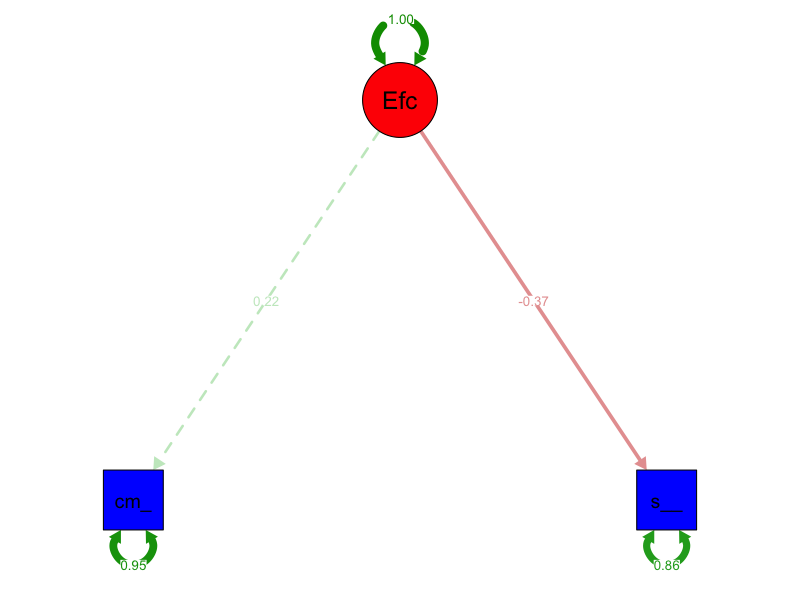

The script that drew this image:
# Modelo básico para Análisis de Eficiencia T-800
# Autor: Skynet
# Fecha: 28/8/1997
# Propósito: Análisis básico de eficiencia operativa de unidades T-800

# NOTA: Este script está diseñado para ejecutarse desde RStudio.
#       Si lo ejecutas desde otro entorno, la detección automática de la carpeta puede no funcionar.

# Fijar directorio de trabajo a la carpeta donde está este script
if (rstudioapi::isAvailable()) {
  setwd(dirname(rstudioapi::getActiveDocumentContext()$path))
} else {
  # Si no estamos en RStudio, usar la ruta actual
  cat("Ejecutando fuera de RStudio. Asegúrate de que el archivo T800 data.csv está en el directorio actual.\n")
}

# Verificar e instalar librerías necesarias
paquetes_requeridos <- c("lavaan", "semPlot", "psych", "rstudioapi")
paquetes_faltantes <- paquetes_requeridos[!(paquetes_requeridos %in% installed.packages()[,"Package"])]

if(length(paquetes_faltantes) > 0) {
  cat("Instalando paquetes faltantes:", paste(paquetes_faltantes, collapse = ", "), "\n")
  install.packages(paquetes_faltantes, repos = "https://cloud.r-project.org")
}

# Cargar librerías necesarias
library(lavaan)    # Para análisis SEM
library(semPlot)   # Para visualización del modelo
library(psych)     # Para análisis psicométricos
library(rstudioapi) # Para manejo de rutas

# Configuración de opciones
options(scipen = 999)  # Evita notación científica en números

# Cargar datos de rendimiento de unidades T-800
archivo_datos <- "T800 data.csv"
if (!file.exists(archivo_datos)) {
  stop("Error: No se encuentra el archivo ", archivo_datos, 
       "\nAsegúrate de que el archivo está en el directorio: ", getwd())
}

datos <- read.csv(archivo_datos)

# DIAGNÓSTICO COMPLETO
cat("\n==============================\n")
cat("INFORME DE ANÁLISIS SEM T-800\n")
cat("==============================\n")

cat("\n1. Carga y resumen de datos\n")
cat("- Número de filas:", nrow(datos), "\n")
cat("- Variables disponibles:", paste(names(datos), collapse = ", "), "\n")
cat("- Resumen de combat_exp:\n")
print(summary(datos$combat_exp))
cat("- Resumen de self_diagnosis_hours:\n")
print(summary(datos$self_diagnosis_hours))
cat("- Correlación entre combat_exp y self_diagnosis_hours:\n")
print(cor(datos$combat_exp, datos$self_diagnosis_hours, use = "complete.obs"))

cat("\n2. Especificación y ajuste del modelo\n")
cat("Modelo de medida:
  Eficiencia =~ 1*combat_exp + self_diagnosis_hours\n")
cat("- Se fija el primer indicador (combat_exp) a 1 para identificar la escala de la variable latente.\n")
cat("- Se fija la varianza de la variable latente a 1.\n")

modelo <- "
  Eficiencia =~ 1*combat_exp + self_diagnosis_hours
  Eficiencia ~~ 1*Eficiencia
  combat_exp ~~ combat_exp
  self_diagnosis_hours ~~ self_diagnosis_hours
"

fit <- lavaan(modelo, 
             data = datos,
             auto.var = FALSE,
             auto.fix.first = FALSE)

cat("\n3. Resultados del modelo\n")
cat("- Parámetros estandarizados:\n")
print(parameterEstimates(fit, standardized = TRUE)[,c("lhs","op","rhs","est","se","z","pvalue","std.all")])

cat("\n- Medidas de ajuste global del modelo:\n")
print(fitMeasures(fit, c("chisq","df","pvalue","cfi","tli","rmsea","srmr")))

cat("\nInterpretación básica:\n")
cat("- Los coeficientes de carga indican la relación entre la variable latente 'Eficiencia' y los indicadores observados.\n")
cat("- Un valor negativo o bajo puede indicar poca relación o incluso relación inversa.\n")
cat("- Las medidas de ajuste (CFI, TLI, RMSEA, SRMR) ayudan a evaluar si el modelo representa bien los datos.\n")
cat("- Si CFI/TLI > 0.90 y RMSEA/SRMR < 0.08, el ajuste es aceptable.\n")

cat("\n4. Visualización del modelo\n")
semPaths(fit,
         what = "std",
         layout = "tree",
         edge.label.cex = 0.8,
         sizeMan = 8,
         sizeLat = 10,
         residuals = TRUE,
         intercepts = FALSE,
         color = list(lat = "red", man = "blue"))

cat("\nAnálisis completado.\n") 
